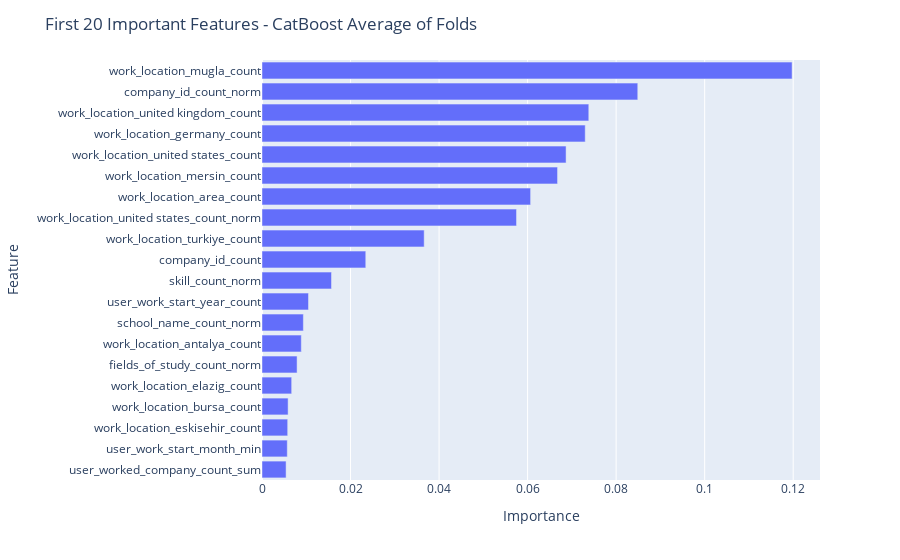

Notebook cell for this chart:
### Code cell
models = impute_and_scaled_model(train_imputed)

### Figure 1 — Plotly figure (JSON) as saved in the notebook; plotly's stock layout.template omitted (floating-point values rounded to 4 significant figures)
{"data": [{"alignmentgroup": "True", "hovertemplate": "Importance=%{x}<br>Feature=%{y}<extra></extra>", "legendgroup": "", "marker": {"color": "#636efa", "pattern": {"shape": ""}}, "name": "", "offsetgroup": "", "orientation": "h", "showlegend": false, "textposition": "auto", "type": "bar", "x": [0.005441, 0.005712, 0.005803, 0.005898, 0.006702, 0.007924, 0.008883, 0.009343, 0.0105, 0.0157, 0.02344, 0.03664, 0.0575, 0.06068, 0.06677, 0.06869, 0.07302, 0.07382, 0.08489, 0.1198], "xaxis": "x", "y": ["user_worked_company_count_sum", "user_work_start_month_min", "work_location_eskisehir_count", "work_location_bursa_count", "work_location_elazig_count", "fields_of_study_count_norm", "work_location_antalya_count", "school_name_count_norm", "user_work_start_year_count", "skill_count_norm", "company_id_count", "work_location_turkiye_count", "work_location_united states_count_norm", "work_location_area_count", "work_location_mersin_count", "work_location_united states_count", "work_location_germany_count", "work_location_united kingdom_count", "company_id_count_norm", "work_location_mugla_count"], "yaxis": "y"}], "layout": {"barmode": "relative", "legend": {"tracegroupgap": 0}, "margin": {"t": 60}, "title": {"text": "First 20 Important Features - CatBoost Average of Folds"}, "xaxis": {"anchor": "y", "domain": [0, 1], "title": {"text": "Importance"}}, "yaxis": {"anchor": "x", "domain": [0, 1], "title": {"text": "Feature"}}}}
